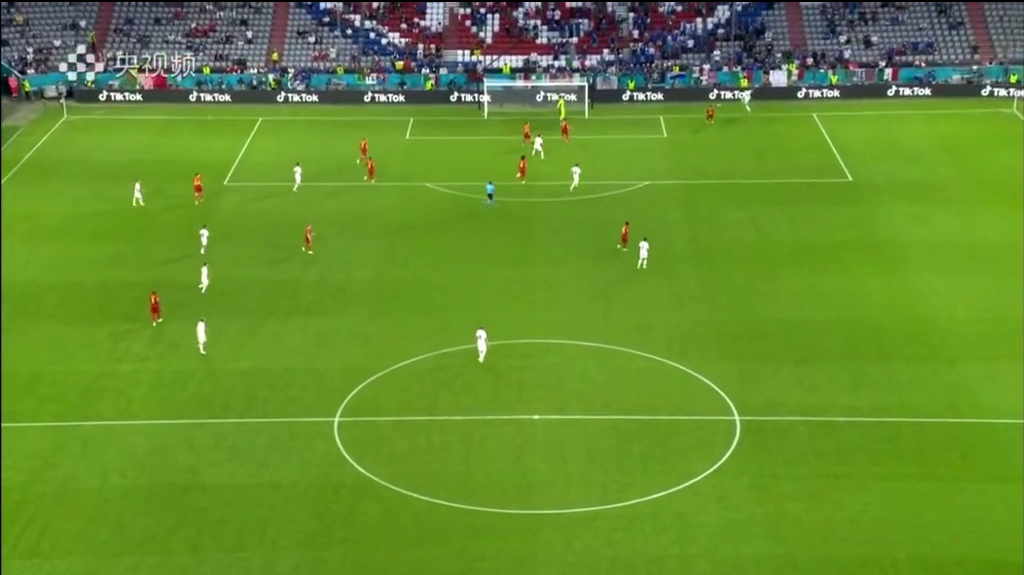
#> input picture foot.png, 1024 x 575 px
$ python '球场边界识别.py'
#> lines starting #> are read from the running program, lines starting #| are printed output that depends on the picture; after the words box and inside, x2 and y2 are one past the last pixel; in counts of white or black regions, pixels touching at a corner belong together
# -*- coding: utf-8 -*-
"""
Created on Thu Jul 29 18:36:30 2021

@author: lenovo
"""
import cv2
from matplotlib import pyplot as plt
import numpy as np
import imutils


im_path = "foot.png"
imgsrc = cv2.imread(im_path)
#> imgsrc is the input picture: shape (575, 1024, 3); mean B, G, R 46, 141.8, 101.3
img = imgsrc

# Resize to improve detection accuracy

t = int(img.shape[1] * 1.6)
#> t = 1638
img = imutils.resize(imgsrc, width=t)


# Apply gaussian blur
kernel_size = 3
img = cv2.GaussianBlur(img, (kernel_size, kernel_size), 0)

# Convert to grayscale
img = cv2.cvtColor(img, cv2.COLOR_BGR2GRAY)
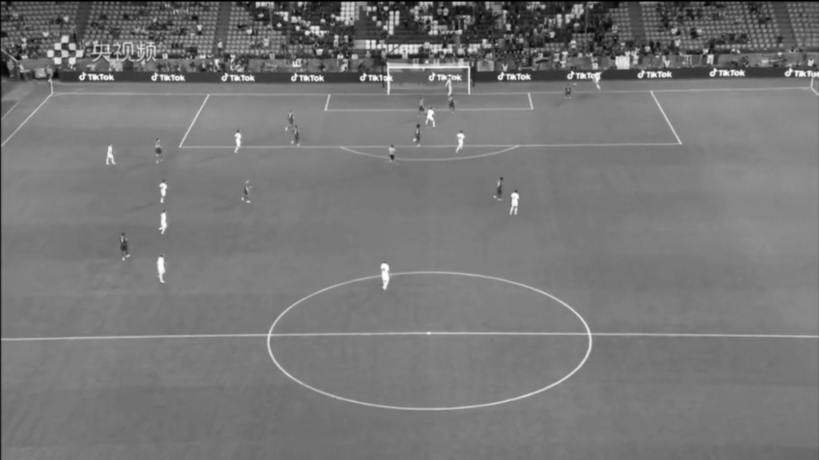
#> img: shape (919, 1638) (shown at 1/2 size); min 0, max 254, mean 118.8

# Initialize morph-kernel, apply CLOSE before Canny to improve edges detection
kernel0 = np.ones((9,27), np.uint8)
img = cv2.morphologyEx(img, cv2.MORPH_CLOSE, kernel0)
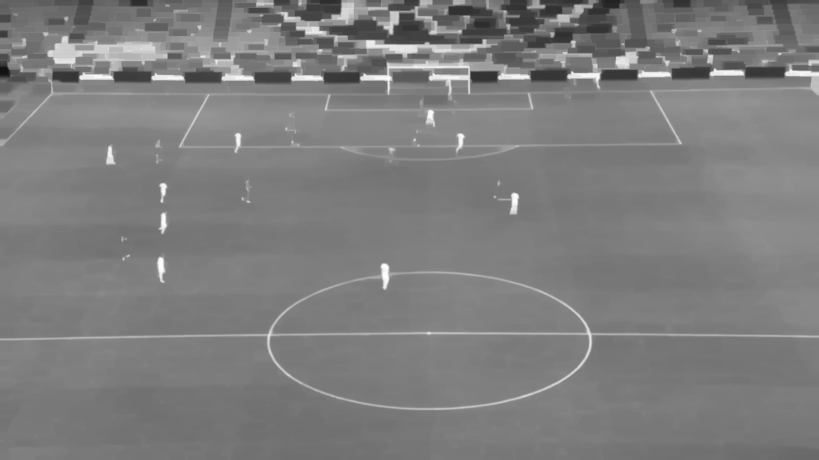
#> img: shape (919, 1638) (shown at 1/2 size); min 18, max 254, mean 125.3

# Detect edges
low_threshold = 5
high_threshold = 50
edges = cv2.Canny(img, low_threshold, high_threshold)
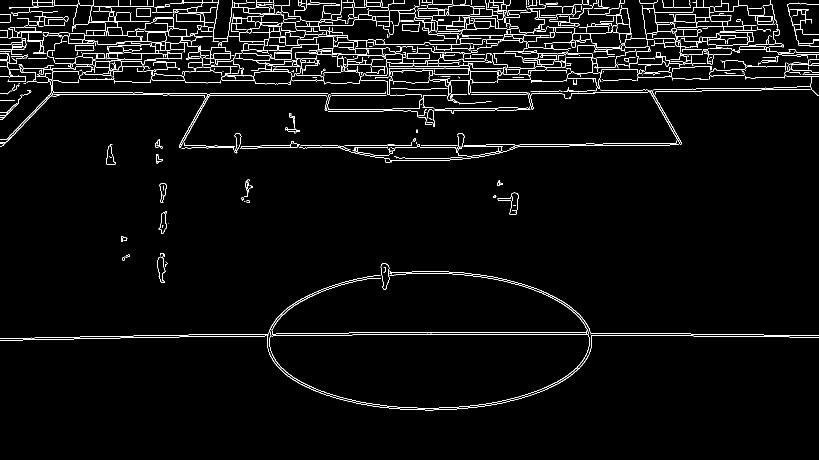
#> edges: shape (919, 1638) (shown at 1/2 size); 3.2% white in thin lines or dots, all inside (x1, y1, x2, y2) = (0, 0, 1638, 821)

# Initialize morph-kerne, apply CLOSE after Canny to merge edges
kernel2 = np.ones((8,24), np.uint8)
edges = cv2.morphologyEx(edges, cv2.MORPH_CLOSE, kernel2)
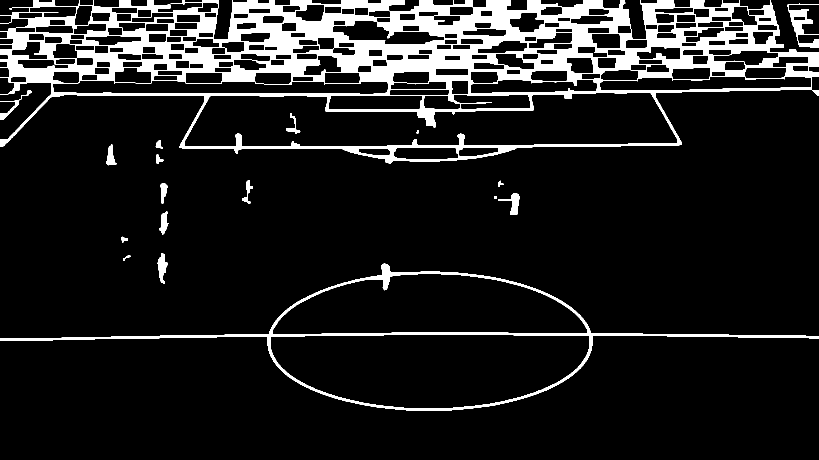
#> edges: shape (919, 1638) (shown at 1/2 size); 11% white; 18 white regions, largest, box (x1, y1, x2, y2) and area: (0, 0, 1638, 327) 144055, (0, 527, 1638, 822) 16046, (1575, 6, 1638, 95) 1722

# Hough Lines params
rho = 1  # distance resolution in pixels of the Hough grid
theta = np.pi / 180  # angular resolution in radians of the Hough grid
# minimum number of votes (intersections in Hough grid cell)
threshold = 0
min_line_length = 20  # minimumer of  numbpixels making up a line
max_line_gap = 5  # maximum gap in pixels between connectable line segments

# Run Hough on edge detected image
lines = cv2.HoughLinesP(edges, rho, theta, threshold, np.array([]), min_line_length, max_line_gap)
#> lines = 2595 rows, first 6: [619, 102, 745, 126], [703, 144, 721, 81], [1051, 185, 1096, 188], [449, 108, 512, 100], [598, 34, 617, 79], [721, 159, 842, 118]

output = np.copy(imgsrc) * 0  # creating a blank to draw lines on
#> output: shape (575, 1024, 3); every value is 0
for line in lines:
    for x1, y1, x2, y2 in line:
        long = abs(x1 - x2) + abs(y1 -y2)
        # print (long)
        if long > 500:
            print (line)
            cv2.line(output, (int(x1), int(y1)), (int(x2), int(y2)), (255, 0, 0), 1)
        elif long > 50:
            cv2.line(output, (int(x1), int(y1)), (int(x2), int(y2)), (255, 255, 255), 1)
#> this loop made 2595 passes
#| [[154 190 843 190]]
#| [[  0 678 610 668]]
#| [[101 189 779 189]]
#| [[137 188 706 188]]
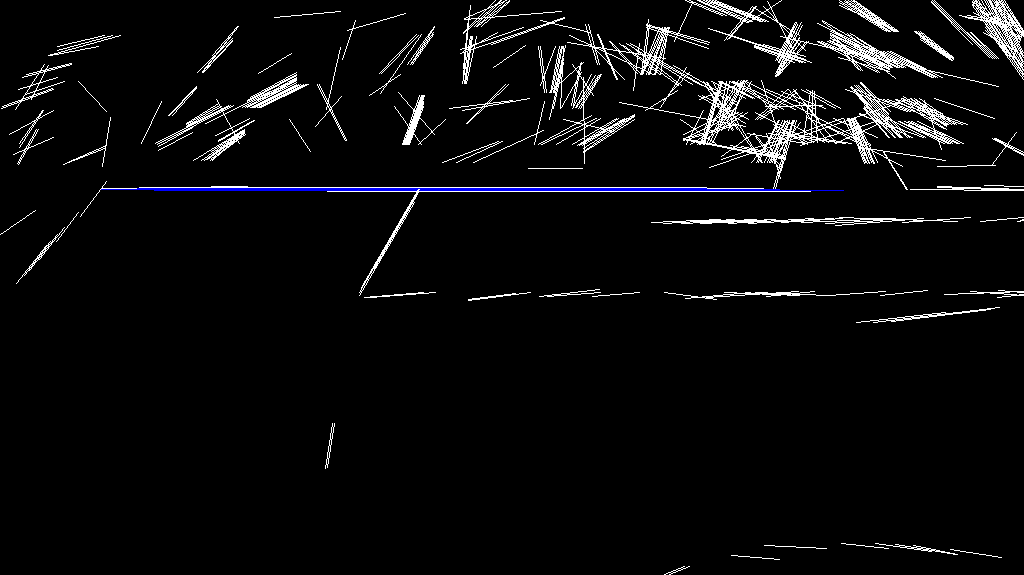
#> output: shape (575, 1024, 3); mean B, G, R 11.7, 10.9, 10.9
plt.imshow(output)
